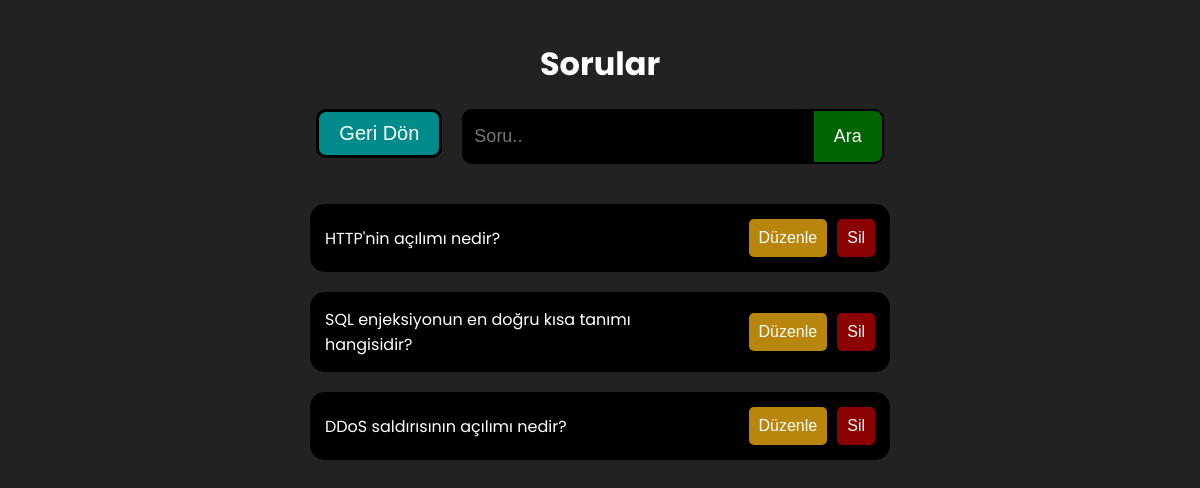
The page /questions.php (signed in) on the database its author committed.
### tables this page shows
CREATE TABLE "sorular" (
	"id"	INTEGER,
	"soru"	TEXT NOT NULL,
	"secenek_A"	TEXT NOT NULL,
	"secenek_B"	TEXT NOT NULL,
	"secenek_C"	TEXT NOT NULL,
	"secenek_D"	TEXT NOT NULL,
	"cevap"	TEXT NOT NULL,
	"zorluk"	TEXT NOT NULL,
	PRIMARY KEY("id" AUTOINCREMENT)
);

### questions.php (the view, shortened to what this page needs)
<?php
include 'db.php';
$searchTerm = '';
$query = "SELECT * FROM sorular";
$stmt = $db->prepare($query);
$stmt->execute();
$sorular = $stmt->fetchAll(PDO::FETCH_ASSOC);
?>
<!DOCTYPE html>
<html lang="en">
<head>
    <link rel="stylesheet" href="css/questions.css" />
</head>
<body>
    <h1 class="topTitle">Sorular</h1>
    <div class="searchBox">
        <a href="index.php"><button class="geriBtn">Geri Dön</button></a>
        <form method="GET" action="questions.php">
            <input type="search" class="searchInp" name="search" placeholder="Soru.." value="<?php echo htmlspecialchars($searchTerm); ?>" />
            <button type="submit" class="searchBtn">Ara</button>
        </form>
    </div>
    <?php if (empty($sorular)): ?>
        <p>Soru bulunamadı!</p>
    <?php else: ?>
        <?php foreach ($sorular as $soru): ?>
            <div class='questBox'>
                <?php echo htmlspecialchars($soru['soru']); ?>
                <div class='buttons'>
                    <form action='edit-question.php' method='post' style='display:inline;'>
                        <button class='editBtn' type='submit'>Düzenle</button>
                    </form>
                    <form action='questions.php' method='post' style='display:inline;'>
                        <button class='delBtn' type='submit'>Sil</button>
                    </form>
                </div>
            </div>
        <?php endforeach; ?>
    <?php endif; ?>
</body>
</html>

### css/questions.css (style rules this page uses)
body { font-family: "Poppins", sans-serif; margin: 0; background-color: #222222; display: flex; align-items: center; justify-content: center; flex-direction: column; padding: 5vh 0; }
.searchInp { width: 360px; font-size: 18px; padding: 15px 10px; background-color: black; color: white; border-radius: 10px 0 0 10px; border: 2px solid black; margin-bottom: 20px; }
.searchBtn { font-size: 18px; padding: 15px 20px; border-radius: 0 10px 10px 0; background-color: darkgreen; color: white; border: 2px solid black; margin-left: -15px; transition: 0.3s; cursor: pointer; }
.questBox { background-color: black; color: white; width: 550px; font-size: 16px; padding: 15px; border-radius: 15px; display: flex; align-items: center; justify-content: space-between; margin-top: 20px; }
.editBtn { background-color: darkgoldenrod; color: white; font-size: 16px; margin-inline: 10px; margin-left: 30px; border: 0; border-radius: 5px; padding: 10px; cursor: pointer; transition: 0.3s; }
.delBtn { background-color: darkred; color: white; font-size: 16px; border: 0; border-radius: 5px; padding: 10px; cursor: pointer; transition: 0.3s; }
.buttons { display: flex; align-items: center; justify-content: center; }
.geriBtn { font-size: 20px; padding: 10px 20px; margin-right: 20px; border-radius: 10px; color: white; cursor: pointer; transition: 0.3s; background-color: darkcyan; border: 3px solid black; }
.topTitle { margin-top: 0; color: white; }
.searchBox { display: flex; }

### rows shown on the page
sorular: soru "HTTP'nin açılımı nedir?"
sorular: soru "SQL enjeksiyonun en doğru kısa tanımı hangisidir?"
sorular: soru "DDoS saldırısının açılımı nedir?"
